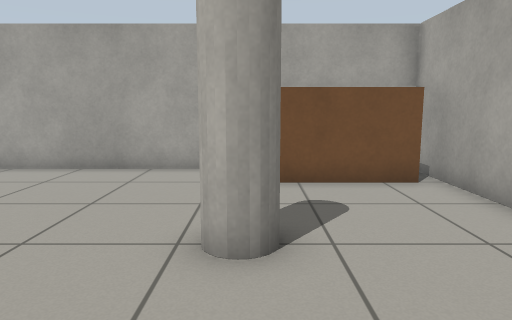
View 1 (above)

16 first-person views from a walk through a robot-simulator world made for Gazebo. The camera is 0.86 m above the floor, tilts 8° down and sees 70° across. The floor is counted in squares, 0.5 m on a side. Each view is taken from the middle of a square. On the plan, view 1 faces up. The plan holds only what a view shows up to about 17 squares ahead; the rest is blank.

View 2
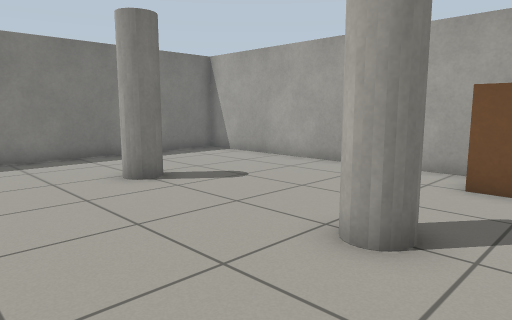

View 3
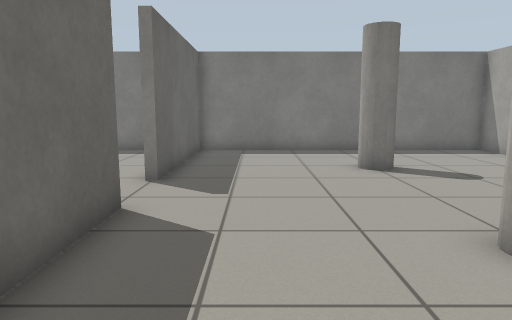

View 4
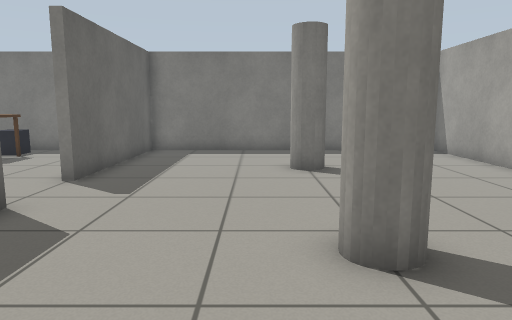

View 5
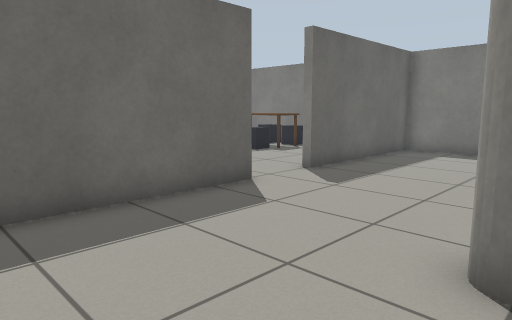

View 6
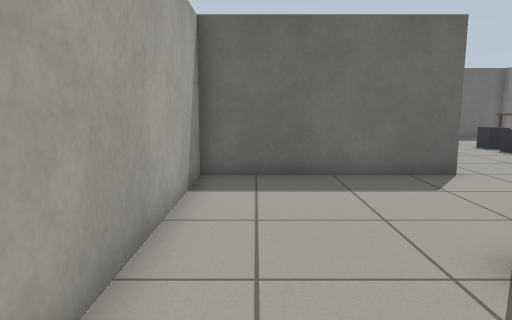

View 7
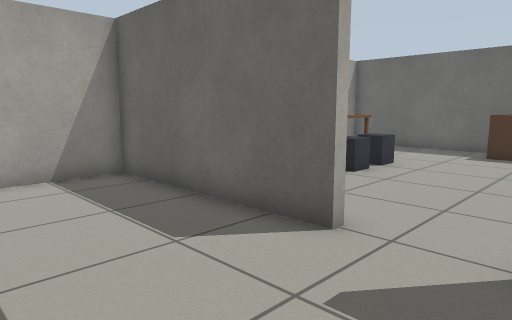

View 8
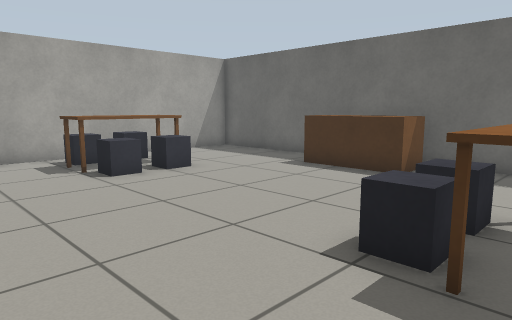

View 9
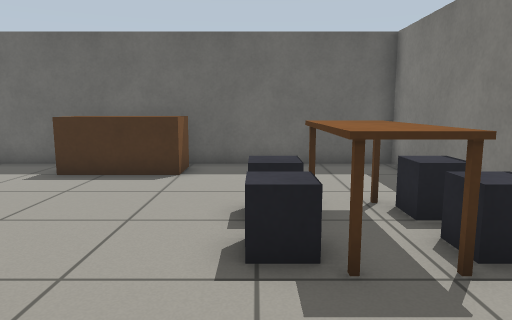

View 10
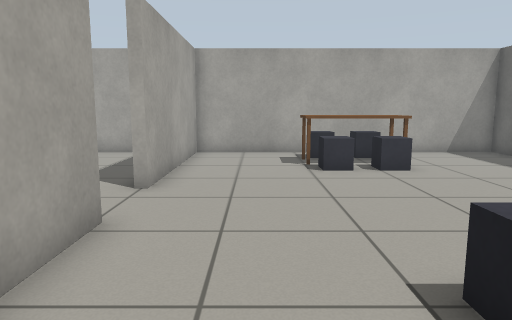

View 11
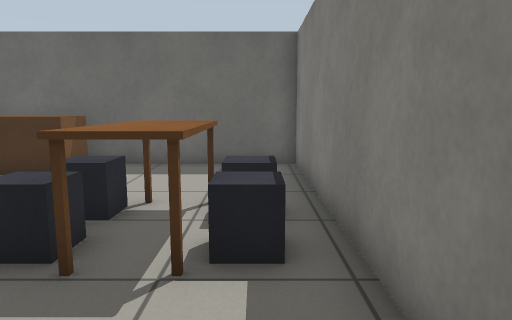

View 12
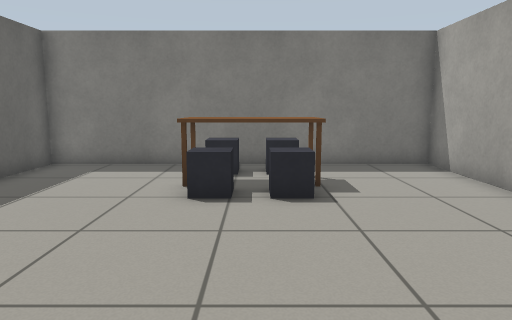

View 13
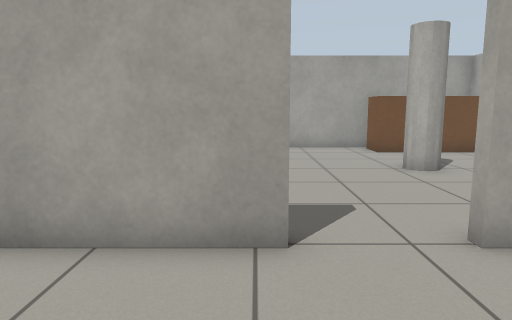

View 14
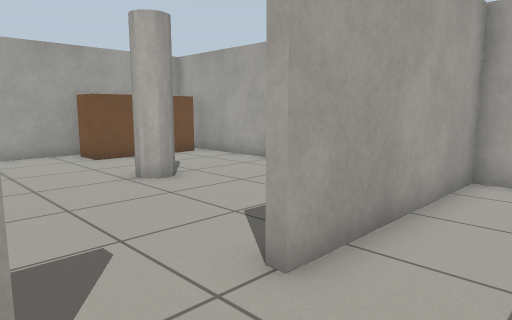

View 15
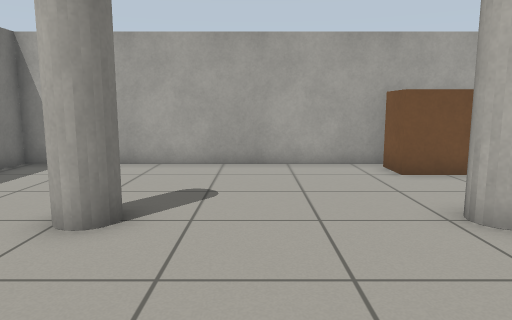

View 16
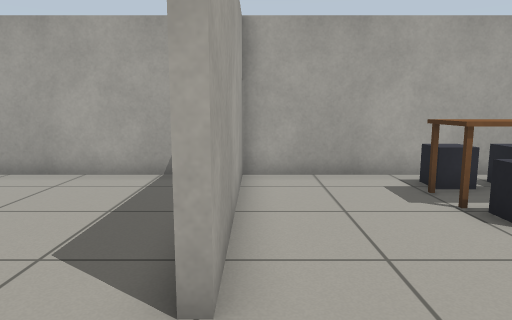

### Floor plan
Ten units are one square. View 1 is at (0, 0); x grows to the right and y downward. Boxes are objects, and circles mark ways between rooms. Rooms are numbered by the first view taken in them; rooms with no view inside come last. Other rooms are left out.
<svg viewBox="-118 -110 168 250">
<path fill="none" stroke="#000" d="M-4 -104 -113 -104 -113 13 -46 13M-22 17 -22 13 44 13 44 -104 34 -104M-46 13 -46 17 -113 17 -113 134 -55 134M-16 134 44 134 44 17 -22 17"/>
<rect x="-75" y="-55" width="20" height="20" fill="#bbb"><title>pillar</title></rect>
<rect x="-5" y="-55" width="10" height="20" fill="#bbb"><title>pillar</title></rect>
<rect x="-5" y="-105" width="50" height="20" fill="#bbb"><title>brown box</title></rect>
<rect x="-105" y="75" width="10" height="10" fill="#bbb"><title>dark grey box</title></rect>
<rect x="-105" y="55" width="10" height="10" fill="#bbb"><title>dark grey box</title></rect>
<rect x="-95" y="55" width="10" height="30" fill="#bbb"><title>table</title></rect>
<rect x="-85" y="75" width="20" height="10" fill="#bbb"><title>dark grey box</title></rect>
<rect x="-85" y="55" width="20" height="20" fill="#bbb"><title>dark grey box</title></rect>
<rect x="-55" y="115" width="40" height="20" fill="#bbb"><title>brown box</title></rect>
<rect x="-5" y="75" width="20" height="10" fill="#bbb"><title>dark grey box</title></rect>
<rect x="-5" y="55" width="20" height="20" fill="#bbb"><title>dark grey box</title></rect>
<rect x="15" y="55" width="10" height="30" fill="#bbb"><title>table</title></rect>
<rect x="25" y="75" width="10" height="10" fill="#bbb"><title>dark grey box</title></rect>
<rect x="25" y="55" width="10" height="10" fill="#bbb"><title>dark grey box</title></rect>
<circle cx="-35" cy="10" r="3" fill="#2a7"/>
<text x="-40" y="-50">1</text>
<text x="-40" y="70">2</text>
</svg>
Room 1 opens to room 2.

Where each view was taken, in squares from view 1:
view 1: 0 up, 0 right, facing up
view 2: 0 up, 2 right, facing up-left
view 3: 1 up, 4 right, facing left
view 4: 3 up, 4 right, facing left
view 5: 5 up, 4 right, facing down-left
view 6: 8 up, 3 right, facing down
view 7: 3 up, 5 left, facing down-right
view 8: 2 down, 9 left, facing down-right
view 9: 2 down, 7 left, facing down
view 10: 4 down, 10 left, facing right
view 11: 2 down, 10 left, facing down
view 12: 7 down, 0 right, facing left
view 13: 6 down, 5 left, facing up
view 14: 4 down, 5 left, facing up-right
view 15: 1 down, 4 left, facing up
view 16: 2 down, 5 left, facing right
